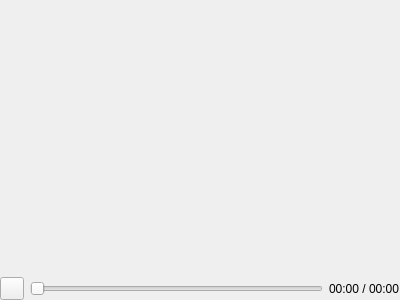
<?xml version="1.0" encoding="UTF-8"?>
<ui version="4.0">
 <class>GifPlayer</class>
 <widget class="QWidget" name="GifPlayer">
  <property name="geometry">
   <rect>
    <x>0</x>
    <y>0</y>
    <width>400</width>
    <height>300</height>
   </rect>
  </property>
  <property name="windowTitle">
   <string>Form</string>
  </property>
  <layout class="QVBoxLayout" name="verticalLayout" stretch="1,0">
   <property name="leftMargin">
    <number>0</number>
   </property>
   <property name="topMargin">
    <number>0</number>
   </property>
   <property name="rightMargin">
    <number>0</number>
   </property>
   <property name="bottomMargin">
    <number>0</number>
   </property>
   <item>
    <widget class="QLabel" name="label">
     <property name="text">
      <string/>
     </property>
    </widget>
   </item>
   <item>
    <widget class="QWidget" name="controls" native="true">
     <layout class="QHBoxLayout" name="layoutLabelControls" stretch="0,1,0">
      <property name="leftMargin">
       <number>0</number>
      </property>
      <property name="topMargin">
       <number>0</number>
      </property>
      <property name="rightMargin">
       <number>0</number>
      </property>
      <property name="bottomMargin">
       <number>0</number>
      </property>
      <item>
       <widget class="QToolButton" name="buttonPlayPause">
        <property name="text">
         <string notr="true"/>
        </property>
       </widget>
      </item>
      <item>
       <widget class="QSlider" name="sliderPosition">
        <property name="orientation">
         <enum>Qt::Horizontal</enum>
        </property>
       </widget>
      </item>
      <item>
       <widget class="QLabel" name="labelDuration">
        <property name="text">
         <string>00:00 / 00:00</string>
        </property>
       </widget>
      </item>
     </layout>
    </widget>
   </item>
  </layout>
 </widget>
 <resources/>
 <connections/>
</ui>
